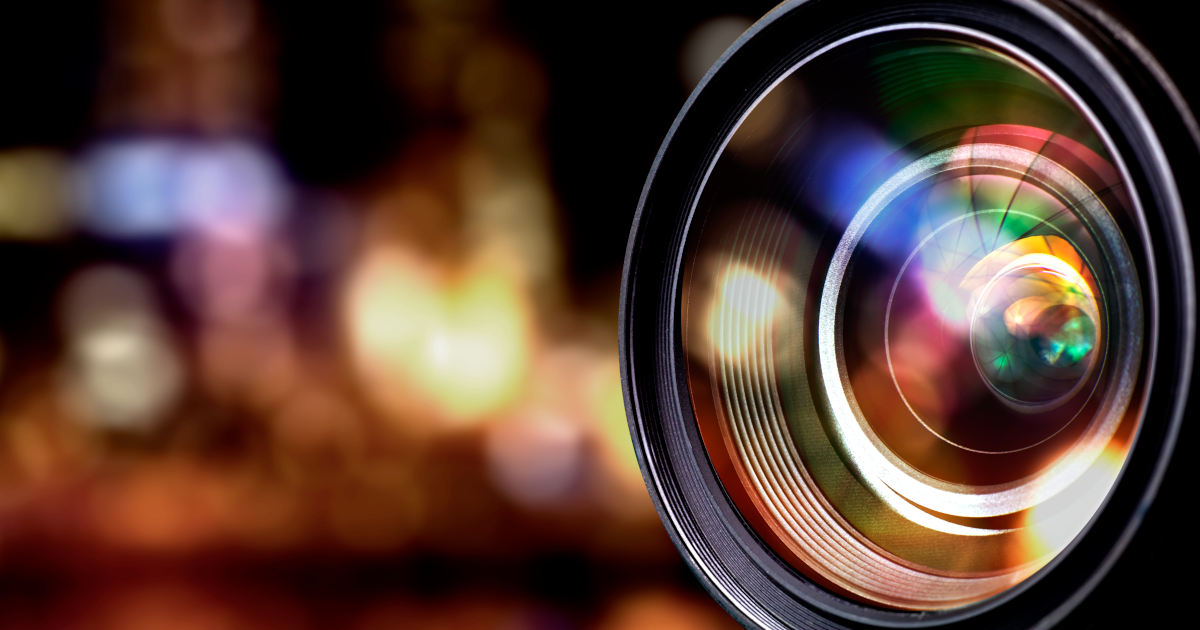
#> input picture Bibliothèque d'images/appareil.jpg, 1200 x 630 px
$ python script.py
#> lines starting #> are read from the running program, lines starting #| are printed output that depends on the picture

#! By HookSander


from tkinter import Tk
from tkinter.filedialog import askopenfilename
from PIL import Image
import time

asciiChar =  " .'`^,:;Il!i><~+_-?][}{1)(|\/tfjrnxuvczXYUJCLQ0OZmwqpdbkhao*#MW&8%B@"

def locatePicture() :
    win = Tk()
    win.withdraw()
    path = askopenfilename()
#> the answer given: Bibliothèque d'images/appareil.jpg
    return path

def importPicture(path) :
#> called with path = "Bibliothèque d'images/appareil.jpg"
    return Image.open(path)
#> returned value is the input picture: PIL image 1200x630 RGB; mean R, G, B 88, 61.3, 51.7


def resizePic(pic) :
    return pic.resize((256, 144))
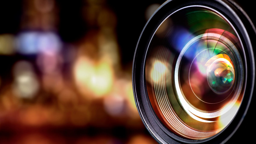
#> returned value: PIL image 256x144 RGB; mean R, G, B 88, 61.3, 51.7


def monochrome(pic) :
    return pic.convert("L")
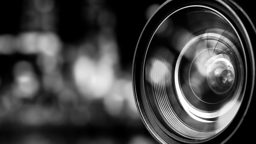
#> returned value: PIL image 256x144 L; min 0, max 255, mean 68.2


asciiChar =  " .'`^,:;Il!i><~+_-?][}{1)(|\/tfjrnxuvczXYUJCLQ0OZmwqpdbkhao*#MW&8%B@"
#asciiChar = " .^~:/[o%O@"
#asciiChar = " .:/o0@"

def convertAscii(pic, char) :
    for y in range(144) :
        currentLine = ""
        for x in range(256) :
            pix = pic.getpixel((x, y))
            sym = (pix*len(char)//255)-1
            currentLine += char[sym] + " "
        print(currentLine)

if __name__ == '__main__' :
    picturePath = locatePicture()
    try :
        newPicture = resizePic(importPicture(picturePath))              #?# ###
    except :                                                            #?#   Prévention d'erreur
        print("Erreur durant le chargement de l'image")                 #?#  Arret si erreur
        exit()                                                          #?# ###

    monoPicture = monochrome(newPicture)
    convertAscii(monoPicture, asciiChar)

$ run again, on Bibliothèque d'images/panda.jpg
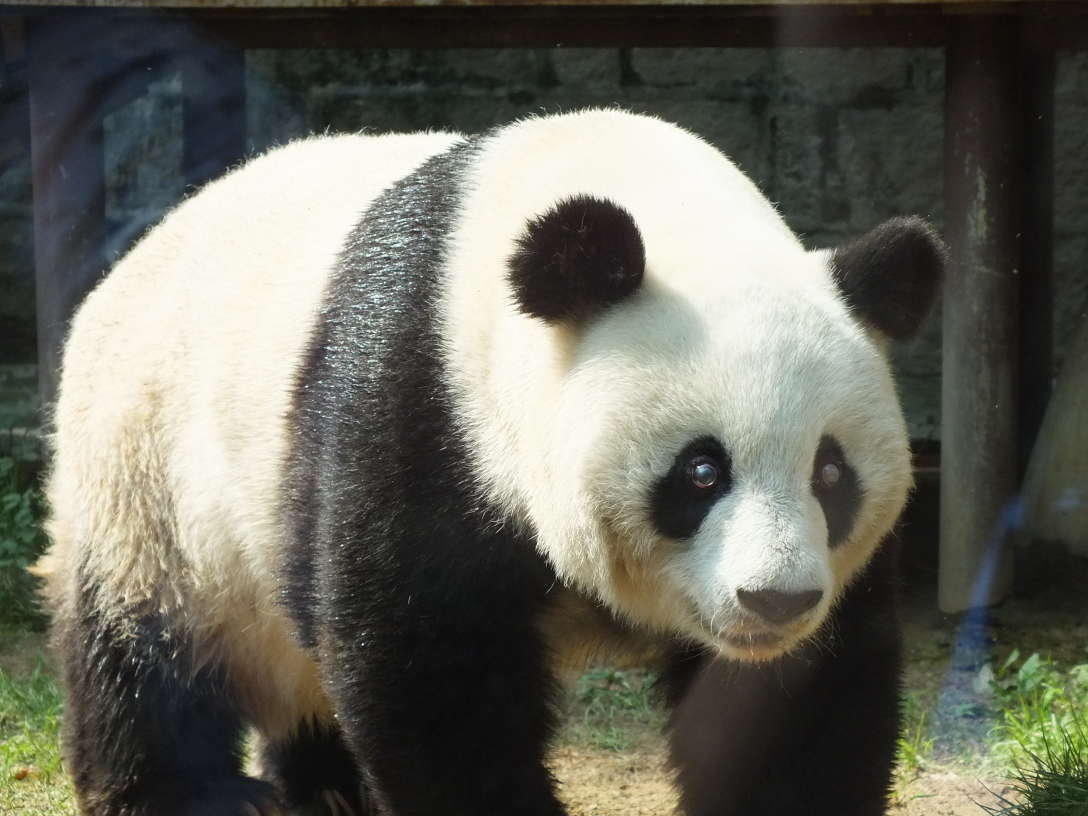
#> input picture Bibliothèque d'images/panda.jpg, 3264 x 2448 px (shown at 1/3 size)
#> in importPicture, returned value is the input picture: PIL image 3264x2448 RGB; mean R, G, B 103.9, 104.1, 93.8
#> in resizePic, `return pic.resize((256, 144))`:
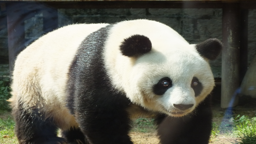
#> returned value: PIL image 256x144 RGB; mean R, G, B 103.9, 104.1, 93.8
#> in monochrome, `return pic.convert("L")`:
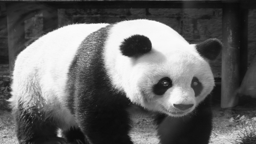
#> returned value: PIL image 256x144 L; min 11, max 254, mean 102.9

$ run again, on Bibliothèque d'images/tigre.jpg
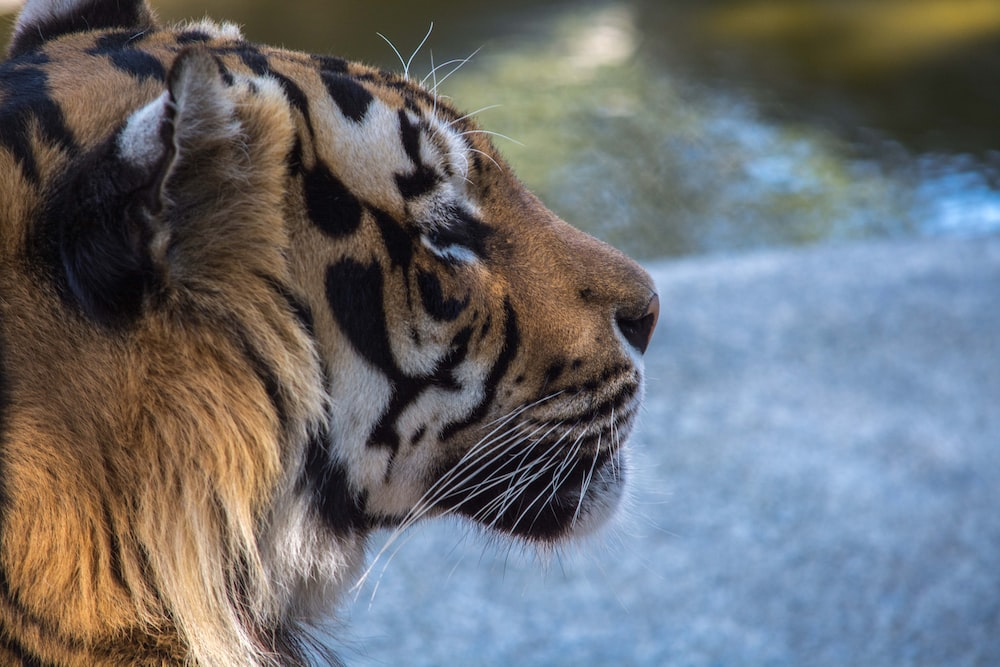
#> input picture Bibliothèque d'images/tigre.jpg, 1000 x 667 px
#> in importPicture, returned value is the input picture: PIL image 1000x667 RGB; mean R, G, B 107.9, 110, 113.7
#> in resizePic, `return pic.resize((256, 144))`:
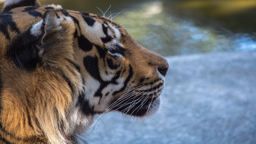
#> returned value: PIL image 256x144 RGB; mean R, G, B 107.9, 110, 113.7
#> in monochrome, `return pic.convert("L")`:
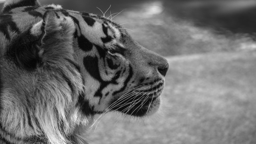
#> returned value: PIL image 256x144 L; min 5, max 239, mean 109.8
